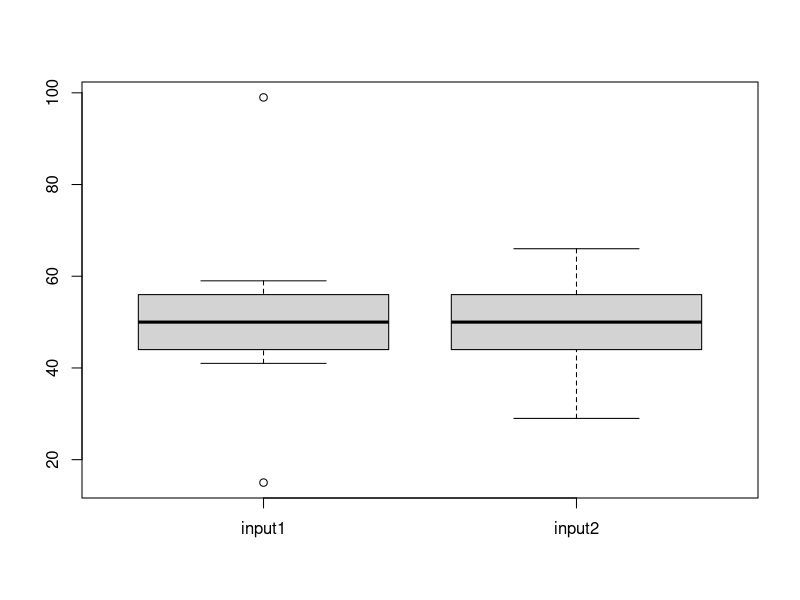

Reproduce this figure in R.
# author: Harrison Curtis
# Boxplot method of outlier removal.
# This script demonstrates the removal of
# outliers using the boxplot method using R.
library(tidyverse)

df <- as_tibble(data.frame(input1 = c(15, 41, 44, 47, 50, 53, 56, 59, 99), 
                input2 = c(29, 41, 44, 47, 50, 53, 56, 59, 66)))


# IQR appraoch -----
# plot the data
boxplot(df)

outlier_columns <- c("input1", "input2")

for (column in outlier_columns){

    lower_quartile <- quantile(df[[column]], .25, na.rm = TRUE)
    upper_quartile <- quantile(df[[column]], .75, na.rm = TRUE)
    interquartilerange <- upper_quartile - lower_quartile
    iqr_extended <- interquartilerange * 1.5
    min_border <- lower_quartile - iqr_extended
    max_border <- upper_quartile + iqr_extended
    cat(sprintf("lower quartile=%d and min border=%d\n", lower_quartile, min_border))
    cat(sprintf("upper quartile=%d and max border=%d\n", upper_quartile, max_border))

    # Find the indices of outliers
    outliers <- which(df[[column]] < min_border | df[[column]] > max_border)
}


# Standard deviation approach -----

df <- as_tibble(data.frame(input1 = c(15, 41, 44, 47, 50, 53, 56, 59, 99), 
                input2 = c(29, 41, 44, 47, 50, 53, 56, 59, 66)))
